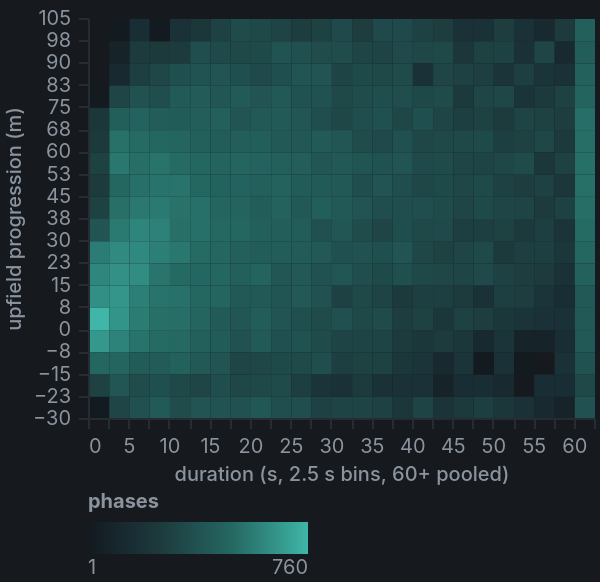

Describe this chart as a Vega-Lite specification.
### Vega-Lite specification from a JSON file in a GitHub repository (floating-point values rounded to 4 significant figures; data arrays with more than 128 entries replaced by an {"elided": "..."} marker saying what was removed)
{"config": {"background": "#161a1e", "font": "Inter, ui-sans-serif, system-ui, sans-serif", "view": {"stroke": "transparent", "continuousHeight": 200}, "padding": {"left": 2, "top": 4, "right": 2, "bottom": 2}, "title": {"color": "#e8eaec", "fontSize": 12, "fontWeight": 600, "anchor": "start", "subtitleColor": "#8b949e", "subtitleFontSize": 10.5, "offset": 8}, "axis": {"labelColor": "#8b949e", "titleColor": "#8b949e", "labelFontSize": 10, "titleFontSize": 10, "titleFontWeight": 500, "gridColor": "#262c31", "gridOpacity": 0.55, "domainColor": "#262c31", "tickColor": "#262c31", "labelFont": "Inter, ui-sans-serif, system-ui, sans-serif", "titleFont": "Inter, ui-sans-serif, system-ui, sans-serif", "labelPadding": 4}, "legend": {"labelColor": "#8b949e", "titleColor": "#8b949e", "labelFontSize": 10, "titleFontSize": 10, "symbolType": "square", "symbolSize": 70, "labelFont": "Inter, ui-sans-serif, system-ui, sans-serif", "titleFont": "Inter, ui-sans-serif, system-ui, sans-serif", "orient": "bottom", "direction": "horizontal", "columns": 4, "offset": 4}, "range": {"heatmap": ["#131a20", "#1d3b3d", "#256a63", "#3fb6a8"]}}, "data": {"name": "data-50f70ec0aac46042927981b60516477d"}, "mark": {"type": "rect"}, "encoding": {"color": {"field": "n", "legend": {"gradientLength": 110}, "scale": {"range": ["#131a20", "#1d3b3d", "#256a63", "#3fb6a8"], "type": "log"}, "title": "phases", "type": "quantitative"}, "tooltip": [{"field": "dur_bin", "title": "duration from (s)", "type": "quantitative"}, {"field": "prog_bin", "title": "progression from (m)", "type": "quantitative"}, {"field": "n", "format": ",", "title": "phases", "type": "quantitative"}], "x": {"bin": {"binned": true, "step": 2.5}, "field": "dur_bin", "title": "duration (s, 2.5 s bins, 60+ pooled)", "type": "quantitative"}, "x2": {"field": "dur2"}, "y": {"bin": {"binned": true, "step": 7.5}, "field": "prog_bin", "title": "upfield progression (m)", "type": "quantitative"}, "y2": {"field": "prog2"}}, "height": 200, "transform": [{"calculate": "datum.dur_bin + 2.5", "as": "dur2"}, {"calculate": "datum.prog_bin + 7.5", "as": "prog2"}], "$schema": "https://vega.github.io/schema/vega-lite/v6.4.1.json", "datasets": {"data-50f70ec0aac46042927981b60516477d": {"elided": "445 records"}}, "autosize": {"type": "fit-x", "contains": "padding", "resize": true}}
